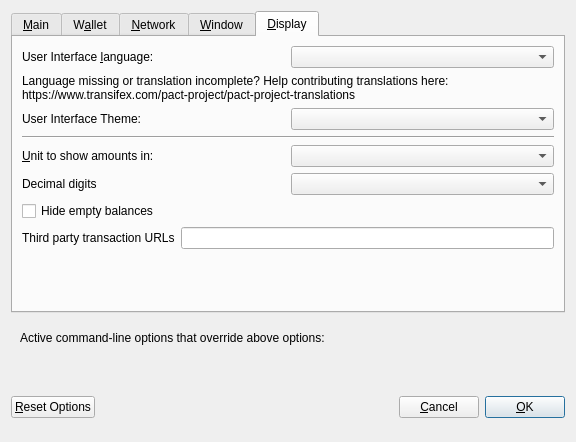
<?xml version="1.0" encoding="UTF-8"?>
<ui version="4.0">
 <class>OptionsDialog</class>
 <widget class="QDialog" name="OptionsDialog">
  <property name="geometry">
   <rect>
    <x>0</x>
    <y>0</y>
    <width>576</width>
    <height>442</height>
   </rect>
  </property>
  <property name="windowTitle">
   <string>Options</string>
  </property>
  <property name="modal">
   <bool>true</bool>
  </property>
  <layout class="QVBoxLayout" name="verticalLayout">
   <item>
    <widget class="QTabWidget" name="tabWidget">
     <property name="currentIndex">
      <number>4</number>
     </property>
     <widget class="QWidget" name="tabMain">
      <attribute name="title">
       <string>&amp;Main</string>
      </attribute>
      <layout class="QVBoxLayout" name="verticalLayout_Main">
       <item>
        <widget class="QCheckBox" name="bitcoinAtStartup">
         <property name="toolTip">
          <string>Automatically start PACT after logging in to the system.</string>
         </property>
         <property name="text">
          <string>&amp;Start PACT on system login</string>
         </property>
        </widget>
       </item>
       <item>
        <layout class="QHBoxLayout" name="horizontalLayout_2_Main">
         <item>
          <widget class="QLabel" name="databaseCacheLabel">
           <property name="text">
            <string>Size of &amp;database cache</string>
           </property>
           <property name="textFormat">
            <enum>Qt::PlainText</enum>
           </property>
           <property name="buddy">
            <cstring>databaseCache</cstring>
           </property>
          </widget>
         </item>
         <item>
          <widget class="QSpinBox" name="databaseCache"/>
         </item>
         <item>
          <widget class="QLabel" name="databaseCacheUnitLabel">
           <property name="text">
            <string>MB</string>
           </property>
           <property name="textFormat">
            <enum>Qt::PlainText</enum>
           </property>
          </widget>
         </item>
         <item>
          <spacer name="horizontalSpacer_2_Main">
           <property name="orientation">
            <enum>Qt::Horizontal</enum>
           </property>
           <property name="sizeHint" stdset="0">
            <size>
             <width>40</width>
             <height>20</height>
            </size>
           </property>
          </spacer>
         </item>
        </layout>
       </item>
       <item>
        <layout class="QHBoxLayout" name="horizontalLayout_3_Main">
         <item>
          <widget class="QLabel" name="threadsScriptVerifLabel">
           <property name="text">
            <string>Number of script &amp;verification threads</string>
           </property>
           <property name="textFormat">
            <enum>Qt::PlainText</enum>
           </property>
           <property name="buddy">
            <cstring>threadsScriptVerif</cstring>
           </property>
          </widget>
         </item>
         <item>
          <widget class="QSpinBox" name="threadsScriptVerif">
           <property name="toolTip">
            <string>(0 = auto, &lt;0 = leave that many cores free)</string>
           </property>
          </widget>
         </item>
         <item>
          <spacer name="horizontalSpacer_3_Main">
           <property name="orientation">
            <enum>Qt::Horizontal</enum>
           </property>
           <property name="sizeHint" stdset="0">
            <size>
             <width>40</width>
             <height>20</height>
            </size>
           </property>
          </spacer>
         </item>
        </layout>
       </item>
       <item>
        <spacer name="verticalSpacer_2">
         <property name="orientation">
          <enum>Qt::Vertical</enum>
         </property>
         <property name="sizeHint" stdset="0">
          <size>
           <width>20</width>
           <height>40</height>
          </size>
         </property>
        </spacer>
       </item>
       <item>
        <widget class="QCheckBox" name="checkBoxZeromintEnable">
         <property name="toolTip">
          <string>Enable automatic minting of PACT units to zPACT</string>
         </property>
         <property name="layoutDirection">
          <enum>Qt::LeftToRight</enum>
         </property>
         <property name="text">
          <string>Enable zPACT Automint</string>
         </property>
        </widget>
       </item>
       <item>
        <layout class="QHBoxLayout" name="horizontalLayout_3">
         <item>
          <widget class="QLabel" name="percentage_label">
           <property name="toolTip">
            <string>Percentage of incoming PACT which get automatically converted to zPACT via Zerocoin Protocol (min: 10%)</string>
           </property>
           <property name="text">
            <string>Percentage of autominted zPACT</string>
           </property>
          </widget>
         </item>
         <item>
          <widget class="QSpinBox" name="zeromintPercentage">
           <property name="minimum">
            <number>1</number>
           </property>
           <property name="maximum">
            <number>100</number>
           </property>
          </widget>
         </item>
        </layout>
       </item>
       <item>
        <layout class="QHBoxLayout" name="horizontalLayout" stretch="0,0">
         <property name="sizeConstraint">
          <enum>QLayout::SetFixedSize</enum>
         </property>
         <item>
          <widget class="QLabel" name="labelPreferredDenom">
           <property name="maximumSize">
            <size>
             <width>16777215</width>
             <height>16777215</height>
            </size>
           </property>
           <property name="toolTip">
            <string>Wait with automatic conversion to Zerocoin until enough PACT for this denomination is available</string>
           </property>
           <property name="text">
            <string>Preferred Automint zPACT Denomination</string>
           </property>
          </widget>
         </item>
         <item>
          <widget class="QComboBox" name="preferredDenom">
           <property name="maximumSize">
            <size>
             <width>16777215</width>
             <height>27</height>
            </size>
           </property>
           <property name="toolTip">
            <string>Wait with automatic conversion to Zerocoin until enough PACT for this denomination is available</string>
           </property>
           <property name="maxVisibleItems">
            <number>9</number>
           </property>
           <property name="maxCount">
            <number>9</number>
           </property>
          </widget>
         </item>
        </layout>
       </item>
      </layout>
     </widget>
     <widget class="QWidget" name="tabWallet">
      <attribute name="title">
       <string>W&amp;allet</string>
      </attribute>
      <layout class="QVBoxLayout" name="verticalLayout_Wallet">
       <item>
        <layout class="QHBoxLayout" name="horizontalLayout_2_Wallet">
         <item>
          <widget class="QLabel" name="labelStakeSplitThresholdText">
           <property name="text">
            <string>Stake split threshold:</string>
           </property>
          </widget>
         </item>
         <item>
          <widget class="QSpinBox" name="spinBoxStakeSplitThreshold">
           <property name="minimum">
            <number>1</number>
           </property>
           <property name="maximum">
            <number>999999</number>
           </property>
          </widget>
         </item>
        </layout>
       </item>
       <item>
        <widget class="QGroupBox" name="groupBox">
         <property name="title">
          <string>Expert</string>
         </property>
         <layout class="QVBoxLayout" name="verticalLayout_2">
          <item>
           <widget class="QCheckBox" name="coinControlFeatures">
            <property name="toolTip">
             <string>Whether to show coin control features or not.</string>
            </property>
            <property name="text">
             <string>Enable coin &amp;control features</string>
            </property>
           </widget>
          </item>
          <item>
           <widget class="QCheckBox" name="showMasternodesTab">
            <property name="toolTip">
             <string>Show additional tab listing all your masternodes in first sub-tab&lt;br/&gt;and all masternodes on the network in second sub-tab.</string>
            </property>
            <property name="text">
             <string>Show Masternodes Tab</string>
            </property>
           </widget>
          </item>
          <item>
           <widget class="QCheckBox" name="spendZeroConfChange">
            <property name="toolTip">
             <string>If you disable the spending of unconfirmed change, the change from a transaction&lt;br/&gt;cannot be used until that transaction has at least one confirmation.&lt;br/&gt;This also affects how your balance is computed.</string>
            </property>
            <property name="text">
             <string>&amp;Spend unconfirmed change</string>
            </property>
           </widget>
          </item>
         </layout>
        </widget>
       </item>
       <item>
        <spacer name="verticalSpacer_Wallet">
         <property name="orientation">
          <enum>Qt::Vertical</enum>
         </property>
         <property name="sizeHint" stdset="0">
          <size>
           <width>20</width>
           <height>40</height>
          </size>
         </property>
        </spacer>
       </item>
      </layout>
     </widget>
     <widget class="QWidget" name="tabNetwork">
      <attribute name="title">
       <string>&amp;Network</string>
      </attribute>
      <layout class="QVBoxLayout" name="verticalLayout_Network">
       <item>
        <widget class="QCheckBox" name="mapPortUpnp">
         <property name="toolTip">
          <string>Automatically open the PACT client port on the router. This only works when your router supports UPnP and it is enabled.</string>
         </property>
         <property name="text">
          <string>Map port using &amp;UPnP</string>
         </property>
        </widget>
       </item>
       <item>
        <widget class="QCheckBox" name="allowIncoming">
         <property name="toolTip">
          <string>Accept connections from outside</string>
         </property>
         <property name="text">
          <string>Allow incoming connections</string>
         </property>
        </widget>
       </item>
       <item>
        <widget class="QCheckBox" name="connectSocks">
         <property name="toolTip">
          <string>Connect to the PACT network through a SOCKS5 proxy.</string>
         </property>
         <property name="text">
          <string>&amp;Connect through SOCKS5 proxy (default proxy):</string>
         </property>
        </widget>
       </item>
       <item>
        <layout class="QHBoxLayout" name="horizontalLayout_1_Network">
         <item>
          <widget class="QLabel" name="proxyIpLabel">
           <property name="text">
            <string>Proxy &amp;IP:</string>
           </property>
           <property name="textFormat">
            <enum>Qt::PlainText</enum>
           </property>
           <property name="buddy">
            <cstring>proxyIp</cstring>
           </property>
          </widget>
         </item>
         <item>
          <widget class="QValidatedLineEdit" name="proxyIp">
           <property name="minimumSize">
            <size>
             <width>140</width>
             <height>0</height>
            </size>
           </property>
           <property name="maximumSize">
            <size>
             <width>140</width>
             <height>16777215</height>
            </size>
           </property>
           <property name="toolTip">
            <string>IP address of the proxy (e.g. IPv4: 127.0.0.1 / IPv6: ::1)</string>
           </property>
          </widget>
         </item>
         <item>
          <widget class="QLabel" name="proxyPortLabel">
           <property name="text">
            <string>&amp;Port:</string>
           </property>
           <property name="textFormat">
            <enum>Qt::PlainText</enum>
           </property>
           <property name="buddy">
            <cstring>proxyPort</cstring>
           </property>
          </widget>
         </item>
         <item>
          <widget class="QLineEdit" name="proxyPort">
           <property name="minimumSize">
            <size>
             <width>75</width>
             <height>0</height>
            </size>
           </property>
           <property name="maximumSize">
            <size>
             <width>55</width>
             <height>16777215</height>
            </size>
           </property>
           <property name="toolTip">
            <string>Port of the proxy (e.g. 9050)</string>
           </property>
          </widget>
         </item>
         <item>
          <spacer name="horizontalSpacer_1_Network">
           <property name="orientation">
            <enum>Qt::Horizontal</enum>
           </property>
           <property name="sizeHint" stdset="0">
            <size>
             <width>40</width>
             <height>20</height>
            </size>
           </property>
          </spacer>
         </item>
        </layout>
       </item>
       <item>
        <spacer name="verticalSpacer_Network">
         <property name="orientation">
          <enum>Qt::Vertical</enum>
         </property>
         <property name="sizeHint" stdset="0">
          <size>
           <width>20</width>
           <height>40</height>
          </size>
         </property>
        </spacer>
       </item>
      </layout>
     </widget>
     <widget class="QWidget" name="tabWindow">
      <attribute name="title">
       <string>&amp;Window</string>
      </attribute>
      <layout class="QVBoxLayout" name="verticalLayout_Window">
       <item>
        <widget class="QCheckBox" name="minimizeToTray">
         <property name="toolTip">
          <string>Show only a tray icon after minimizing the window.</string>
         </property>
         <property name="text">
          <string>&amp;Minimize to the tray instead of the taskbar</string>
         </property>
        </widget>
       </item>
       <item>
        <widget class="QCheckBox" name="minimizeOnClose">
         <property name="toolTip">
          <string>Minimize instead of exit the application when the window is closed. When this option is enabled, the application will be closed only after selecting Quit in the menu.</string>
         </property>
         <property name="text">
          <string>M&amp;inimize on close</string>
         </property>
        </widget>
       </item>
       <item>
        <spacer name="verticalSpacer_Window">
         <property name="orientation">
          <enum>Qt::Vertical</enum>
         </property>
         <property name="sizeHint" stdset="0">
          <size>
           <width>20</width>
           <height>40</height>
          </size>
         </property>
        </spacer>
       </item>
      </layout>
     </widget>
     <widget class="QWidget" name="tabDisplay">
      <attribute name="title">
       <string>&amp;Display</string>
      </attribute>
      <layout class="QVBoxLayout" name="verticalLayout_Display">
       <item>
        <layout class="QHBoxLayout" name="horizontalLayout_1_Display">
         <item>
          <widget class="QLabel" name="langLabel">
           <property name="text">
            <string>User Interface &amp;language:</string>
           </property>
           <property name="textFormat">
            <enum>Qt::PlainText</enum>
           </property>
           <property name="buddy">
            <cstring>lang</cstring>
           </property>
          </widget>
         </item>
         <item>
          <widget class="QValueComboBox" name="lang">
           <property name="toolTip">
            <string>The user interface language can be set here. This setting will take effect after restarting PACT.</string>
           </property>
          </widget>
         </item>
        </layout>
       </item>
       <item>
        <widget class="QLabel" name="label_3">
         <property name="toolTip">
          <string notr="true"/>
         </property>
         <property name="statusTip">
          <string notr="true"/>
         </property>
         <property name="whatsThis">
          <string notr="true"/>
         </property>
         <property name="accessibleName">
          <string notr="true"/>
         </property>
         <property name="text">
          <string>Language missing or translation incomplete? Help contributing translations here:
https://www.transifex.com/pact-project/pact-project-translations</string>
         </property>
         <property name="wordWrap">
          <bool>true</bool>
         </property>
         <property name="openExternalLinks">
          <bool>true</bool>
         </property>
         <property name="textInteractionFlags">
          <set>Qt::TextBrowserInteraction</set>
         </property>
        </widget>
       </item>
       <item>
        <layout class="QHBoxLayout" name="horizontalLayout_4_Display" stretch="0,0">
         <item>
          <widget class="QLabel" name="themeLabel">
           <property name="text">
            <string>User Interface Theme:</string>
           </property>
          </widget>
         </item>
         <item>
          <widget class="QValueComboBox" name="theme"/>
         </item>
        </layout>
       </item>
       <item>
        <widget class="Line" name="line">
         <property name="orientation">
          <enum>Qt::Horizontal</enum>
         </property>
        </widget>
       </item>
       <item>
        <layout class="QHBoxLayout" name="horizontalLayout_2_Display">
         <item>
          <widget class="QLabel" name="unitLabel">
           <property name="text">
            <string>&amp;Unit to show amounts in:</string>
           </property>
           <property name="textFormat">
            <enum>Qt::PlainText</enum>
           </property>
           <property name="buddy">
            <cstring>unit</cstring>
           </property>
          </widget>
         </item>
         <item>
          <widget class="QValueComboBox" name="unit">
           <property name="toolTip">
            <string>Choose the default subdivision unit to show in the interface and when sending coins.</string>
           </property>
          </widget>
         </item>
        </layout>
       </item>
       <item>
        <layout class="QHBoxLayout" name="horizontalLayout_5_Display">
         <item>
          <widget class="QLabel" name="digitsLabel">
           <property name="text">
            <string>Decimal digits</string>
           </property>
          </widget>
         </item>
         <item>
          <widget class="QValueComboBox" name="digits"/>
         </item>
        </layout>
       </item>
       <item>
        <widget class="QCheckBox" name="checkBoxHideZeroBalances">
         <property name="toolTip">
          <string>Hide empty balances</string>
         </property>
         <property name="layoutDirection">
          <enum>Qt::LeftToRight</enum>
         </property>
         <property name="text">
          <string>Hide empty balances</string>
         </property>
        </widget>
       </item>
       <item>
        <layout class="QHBoxLayout" name="horizontalLayout_3_Display">
         <item>
          <widget class="QLabel" name="thirdPartyTxUrlsLabel">
           <property name="toolTip">
            <string>Third party URLs (e.g. a block explorer) that appear in the transactions tab as context menu items. %s in the URL is replaced by transaction hash. Multiple URLs are separated by vertical bar |.</string>
           </property>
           <property name="text">
            <string>Third party transaction URLs</string>
           </property>
           <property name="buddy">
            <cstring>thirdPartyTxUrls</cstring>
           </property>
          </widget>
         </item>
         <item>
          <widget class="QLineEdit" name="thirdPartyTxUrls">
           <property name="toolTip">
            <string>Third party URLs (e.g. a block explorer) that appear in the transactions tab as context menu items. %s in the URL is replaced by transaction hash. Multiple URLs are separated by vertical bar |.</string>
           </property>
          </widget>
         </item>
        </layout>
       </item>
       <item>
        <spacer name="verticalSpacer">
         <property name="orientation">
          <enum>Qt::Vertical</enum>
         </property>
         <property name="sizeHint" stdset="0">
          <size>
           <width>20</width>
           <height>40</height>
          </size>
         </property>
        </spacer>
       </item>
      </layout>
     </widget>
    </widget>
   </item>
   <item>
    <widget class="QFrame" name="frame">
     <layout class="QVBoxLayout" name="verticalLayout_Bottom">
      <item>
       <layout class="QHBoxLayout" name="horizontalLayout_Bottom">
        <item>
         <widget class="QLabel" name="overriddenByCommandLineInfoLabel">
          <property name="text">
           <string>Active command-line options that override above options:</string>
          </property>
          <property name="textFormat">
           <enum>Qt::PlainText</enum>
          </property>
         </widget>
        </item>
        <item>
         <spacer name="horizontalSpacer_Bottom">
          <property name="orientation">
           <enum>Qt::Horizontal</enum>
          </property>
          <property name="sizeHint" stdset="0">
           <size>
            <width>40</width>
            <height>20</height>
           </size>
          </property>
         </spacer>
        </item>
       </layout>
      </item>
      <item>
       <widget class="QLabel" name="overriddenByCommandLineLabel">
        <property name="text">
         <string/>
        </property>
        <property name="textFormat">
         <enum>Qt::PlainText</enum>
        </property>
        <property name="wordWrap">
         <bool>true</bool>
        </property>
       </widget>
      </item>
     </layout>
    </widget>
   </item>
   <item>
    <layout class="QHBoxLayout" name="horizontalLayout_Buttons">
     <item>
      <widget class="QPushButton" name="resetButton">
       <property name="toolTip">
        <string>Reset all client options to default.</string>
       </property>
       <property name="text">
        <string>&amp;Reset Options</string>
       </property>
       <property name="autoDefault">
        <bool>false</bool>
       </property>
      </widget>
     </item>
     <item>
      <spacer name="horizontalSpacer_1">
       <property name="orientation">
        <enum>Qt::Horizontal</enum>
       </property>
       <property name="sizeHint" stdset="0">
        <size>
         <width>40</width>
         <height>48</height>
        </size>
       </property>
      </spacer>
     </item>
     <item>
      <widget class="QLabel" name="statusLabel">
       <property name="minimumSize">
        <size>
         <width>200</width>
         <height>0</height>
        </size>
       </property>
       <property name="font">
        <font>
         <weight>75</weight>
         <bold>true</bold>
        </font>
       </property>
       <property name="text">
        <string/>
       </property>
       <property name="textFormat">
        <enum>Qt::PlainText</enum>
       </property>
       <property name="wordWrap">
        <bool>true</bool>
       </property>
      </widget>
     </item>
     <item>
      <spacer name="horizontalSpacer_2">
       <property name="orientation">
        <enum>Qt::Horizontal</enum>
       </property>
       <property name="sizeHint" stdset="0">
        <size>
         <width>40</width>
         <height>48</height>
        </size>
       </property>
      </spacer>
     </item>
     <item>
      <widget class="QPushButton" name="cancelButton">
       <property name="text">
        <string>&amp;Cancel</string>
       </property>
       <property name="autoDefault">
        <bool>false</bool>
       </property>
      </widget>
     </item>
     <item>
      <widget class="QPushButton" name="okButton">
       <property name="text">
        <string>&amp;OK</string>
       </property>
       <property name="autoDefault">
        <bool>false</bool>
       </property>
       <property name="default">
        <bool>true</bool>
       </property>
      </widget>
     </item>
    </layout>
   </item>
  </layout>
 </widget>
 <customwidgets>
  <customwidget>
   <class>QValidatedLineEdit</class>
   <extends>QLineEdit</extends>
   <header>qvalidatedlineedit.h</header>
  </customwidget>
  <customwidget>
   <class>QValueComboBox</class>
   <extends>QComboBox</extends>
   <header>qvaluecombobox.h</header>
  </customwidget>
 </customwidgets>
 <resources/>
 <connections/>
</ui>
